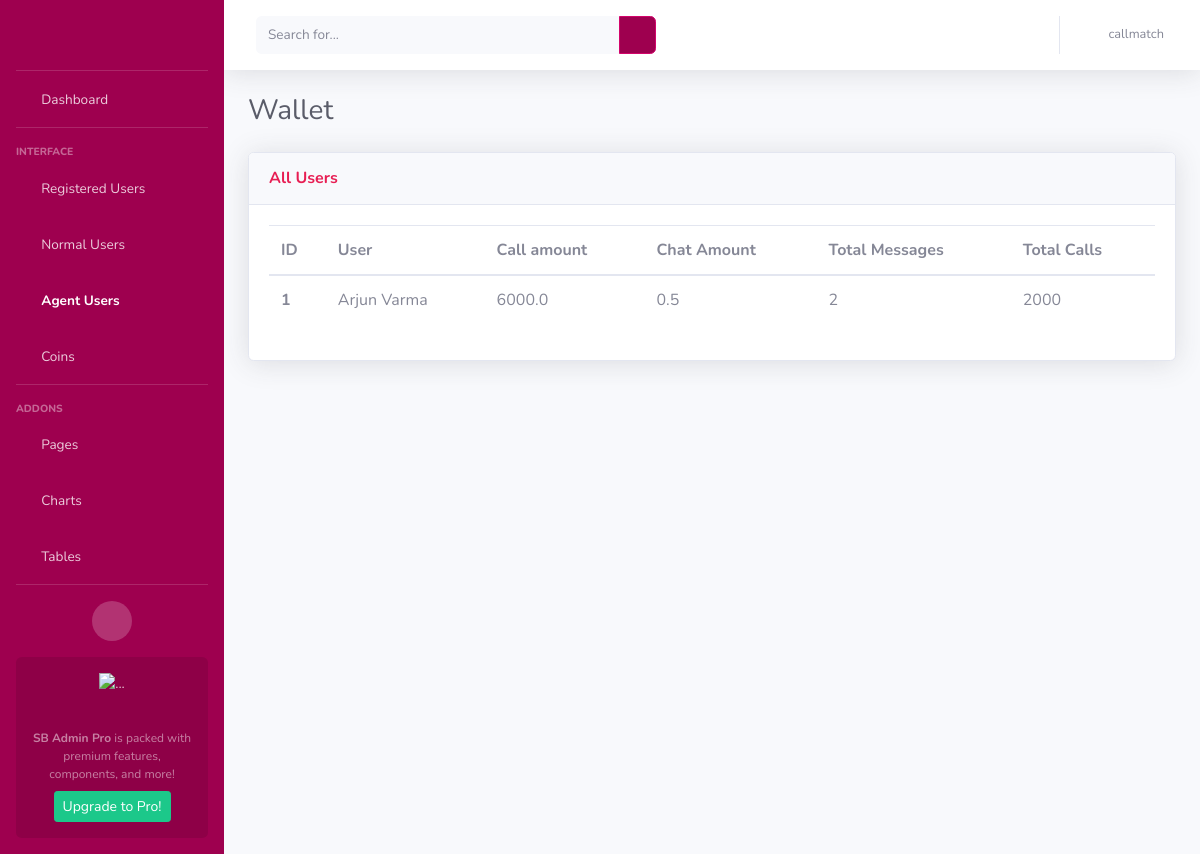
Screenshot of /wallet_agent_user (signed in) with the database file from the repository.
### AdminApp/models.py (models this page shows, shortened)
class WalletModel(models.Model):
    wallet_id = models.AutoField(primary_key = True)
    user = models.ForeignKey(CustomerModel, on_delete=models.CASCADE)
    wallet_coins = models.IntegerField(default=300, null=True)
    messages_remaining = models.IntegerField(default=0)  # For normal users
    call_amount = models.FloatField(default=0.0)
    chat_amount = models.FloatField(default=0.0)
    total_messages_received = models.IntegerField(default=0)
    total_minutes = models.IntegerField(default=0)
    total_amount = models.FloatField(default=0.0)

class CustomerModel(models.Model):
    NORMAL_USER = 'Normal User'
    AGENT_USER = 'Agent User'
    USER_STATUS_CHOICES = [
        (NORMAL_USER, 'Normal User'),
        (AGENT_USER, 'Agent User'),
    ]
    BOTH = 'Both'
    MALAYALAM = 'Malayalam'
    TAMIL = 'Tamil'
    LANGUAGE_CHOICES = [
        (BOTH, 'Both'),
        (MALAYALAM, 'Malayalam'),
        (TAMIL, 'Tamil'),
    ]
    customer_id = models.AutoField(primary_key = True)
    customer_first_name = models.CharField(max_length=100)
    customer_last_name = models.CharField(max_length=100)
    customer_email = models.EmailField()
    customer_contact = models.CharField(max_length=50)
    status = models.CharField(
        max_length=20,
        choices=USER_STATUS_CHOICES,
        default=NORMAL_USER,
    )
    is_online = models.BooleanField(default=False)
    languages = models.CharField(
        max_length=20,
        choices=LANGUAGE_CHOICES,
        default=BOTH,
    )

### AdminApp/views.py (the view)
# urls.py: path('wallet_agent_user', views.wallet_agentuser, name='wallet_agent_users'),
def wallet_agentuser(request):
    username = request.session.get('user', None)
    if username is None:
        return redirect('/login')
    wallets = WalletModel.objects.filter(user__status='Agent User')
    return render(request, 'agentuser_wallet.html', {'wallets': wallets, 'username': username})

### templates/agentuser_wallet.html (shortened to what this page needs)
<!DOCTYPE html>
<html lang="en">
<head>
    {% load static %}
    <link href="{% static 'vendor/fontawesome-free/css/all.min.css' %}" rel="stylesheet" type="text/css">
    <link href="{% static 'css/sb-admin-2.min.css' %}" rel="stylesheet">
</head>
<body id="page-top">
    <div id="wrapper">
        <ul class="navbar-nav bg-gradient-primary sidebar sidebar-dark accordion" id="accordionSidebar">
            <a class="sidebar-brand d-flex align-items-center justify-content-center" href="{% url 'home' %}">
                <div class="logo" style="background-image: url({% static 'img/call-match.png' %});"></div>
            </a>
            <hr class="sidebar-divider my-0">
            <li class="nav-item ">
                <a class="nav-link" href="{% url 'home' %}">
                    <i class="fas fa-fw fa-tachometer-alt"></i>
                    <span>Dashboard</span></a>
            </li>
            <hr class="sidebar-divider">
            <div class="sidebar-heading">
                Interface
            </div>
            <li class="nav-item">
                <a class="nav-link" href="{% url 'users' %}">
                    <i class="fas fa-fw fa-table"></i>
                    <span>Registered Users</span></a>
            </li>
            <li class="nav-item">
                <a class="nav-link collapsed" href="#" data-toggle="collapse" data-target="#collapseUtilities"
                    aria-expanded="true" aria-controls="collapseUtilities">
                    <i class="fas fa-fw fa-users"></i>
                    <span>Normal Users</span>
                </a>
            </li>
            <li class="nav-item active">
                <a class="nav-link collapsed" href="#" data-toggle="collapse" data-target="#collapseUtilities1"
                    aria-expanded="true" aria-controls="collapseUtilities1">
                    <i class="fas fa-fw fa-users"></i>
                    <span>Agent Users</span>
                </a>
            </li>
            <li class="nav-item">
                <a class="nav-link collapsed" href="#" data-toggle="collapse" data-target="#collapseUtilities2"
                    aria-expanded="true" aria-controls="collapseUtilities1">
                    <i class="fas fa-fw fa-coins"></i>
                    <span>Coins</span>
                </a>
            </li>
            <hr class="sidebar-divider">
            <div class="sidebar-heading">
                Addons
            </div>
            <li class="nav-item">
                <a class="nav-link collapsed" href="#" data-toggle="collapse" data-target="#collapsePages"
                    aria-expanded="true" aria-controls="collapsePages">
                    <i class="fas fa-fw fa-folder"></i>
                    <span>Pages</span>
                </a>
            </li>
            <li class="nav-item">
                <a class="nav-link" href="charts.html">
                    <i class="fas fa-fw fa-chart-area"></i>
                    <span>Charts</span></a>
            </li>
            <li class="nav-item">
                <a class="nav-link" href="tables.html">
                    <i class="fas fa-fw fa-table"></i>
                    <span>Tables</span></a>
            </li>
            <hr class="sidebar-divider d-none d-md-block">
            <div class="text-center d-none d-md-inline">
                <button class="rounded-circle border-0" id="sidebarToggle"></button>
            </div>
            <div class="sidebar-card d-none d-lg-flex">
                <img class="sidebar-card-illustration mb-2" src="img/undraw_rocket.svg" alt="...">
                <p class="text-center mb-2"><strong>SB Admin Pro</strong> is packed with premium features, components, and more!</p>
                <a class="btn btn-success btn-sm" href="https://startbootstrap.com/theme/sb-admin-pro">Upgrade to Pro!</a>
            </div>
        </ul>
        <div id="content-wrapper" class="d-flex flex-column">
            <div id="content">
                <nav class="navbar navbar-expand navbar-light bg-white topbar mb-4 static-top shadow">
                    <form
                        class="d-none d-sm-inline-block form-inline mr-auto ml-md-3 my-2 my-md-0 mw-100 navbar-search">
                        <div class="input-group">
                            <input type="text" class="form-control bg-light border-0 small" placeholder="Search for..."
                                aria-label="Search" aria-describedby="basic-addon2">
                            <div class="input-group-append">
                                <button class="btn btn-primary" type="button">
                                    <i class="fas fa-search fa-sm"></i>
                                </button>
                            </div>
                        </div>
                    </form>
                    <ul class="navbar-nav ml-auto">
                        <li class="nav-item dropdown no-arrow">
                            <a class="nav-link dropdown-toggle" href="#" id="userDropdown" role="button"
                                data-toggle="dropdown" aria-haspopup="true" aria-expanded="false">
                                <i class="fas fa-fw fa-user"></i>
                                <span class="mr-2 d-none d-lg-inline text-gray-600 small">{{username}}</span>
                            </a>
                        </li>
                    </ul>
                </nav>
                <div class="container-fluid">
                    <div class="d-sm-flex align-items-center justify-content-between mb-4">
                        <h1 class="h3 mb-0 text-gray-800">Wallet</h1>
                    </div>
                    <div class="row">
                        <div class="col">
                            <div class="card shadow mb-4">
                                <div
                                    class="card-header py-3 d-flex flex-row align-items-center justify-content-between">
                                    <h6 class="m-0 font-weight-bold text-primary">All Users</h6>
                                    <div class="dropdown no-arrow">
                                        <a class="dropdown-toggle" href="#" role="button" id="dropdownMenuLink"
                                            data-toggle="dropdown" aria-haspopup="true" aria-expanded="false">
                                            <i class="fas fa-ellipsis-v fa-sm fa-fw text-gray-400"></i>
                                        </a>
                                    </div>
                                </div>
                                <div class="card-body">
                                    <div>
                                        <table class="table all-users">
                                          <thead>
                                            <tr>
                                              <th scope="col">ID</th>
                                              <th scope="col">User</th>
                                              <th scope="col">Call amount</th>
                                              <th scope="col">Chat Amount</th>
                                              <th scope="col">Total Messages</th>
                                              <th scope="col">Total Calls</th>
                                            </tr>
                                          </thead>
                                          <tbody>
                                          {% for wallet in wallets %}
                                            <tr>
                                                <th scope="row">{{ forloop.counter }}</th>
                                              <td>{{wallet.user.customer_first_name}} {{wallet.user.customer_last_name}}</td>
                                              <td>{{wallet.call_amount}}</td>
                                              <td>{{wallet.chat_amount}}</td>
                                              <td>{{wallet.total_messages_received}}</td>
                                              <td>{{wallet.total_minutes}}</td>
                                            </tr>
                                          {% endfor %}
                                          </tbody>
                                        </table>
                                    </div>
                                </div>
                            </div>
                        </div>
                    </div>
                </div>
            </div>
        </div>
    </div>
</body>
</html>

### templates/agentuser_wallet.html (style rules this page uses)
.logo { height:2rem; width:8rem; background-position: center; background-size: cover; background-repeat: no-repeat; }

### rows the page displays
WalletModel: user.customer_first_name "Arjun", user.customer_last_name "Varma", call_amount "6000.0", chat_amount "0.5", total_messages_received "2", total_minutes "2000"

### other values shown
{{ username }} "callmatch"
